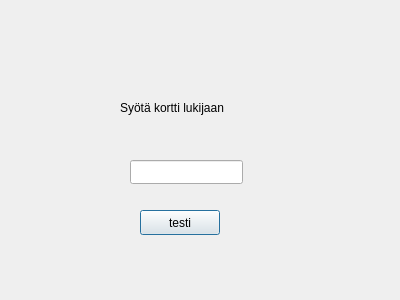
<?xml version="1.0" encoding="UTF-8"?>
<ui version="4.0">
 <class>login</class>
 <widget class="QDialog" name="login">
  <property name="geometry">
   <rect>
    <x>0</x>
    <y>0</y>
    <width>400</width>
    <height>300</height>
   </rect>
  </property>
  <property name="windowTitle">
   <string>Dialog</string>
  </property>
  <widget class="QLineEdit" name="lineEdit">
   <property name="geometry">
    <rect>
     <x>130</x>
     <y>160</y>
     <width>113</width>
     <height>24</height>
    </rect>
   </property>
  </widget>
  <widget class="QLabel" name="label">
   <property name="geometry">
    <rect>
     <x>120</x>
     <y>100</y>
     <width>121</width>
     <height>16</height>
    </rect>
   </property>
   <property name="text">
    <string>Syötä kortti lukijaan</string>
   </property>
  </widget>
  <widget class="QPushButton" name="BTN_testi">
   <property name="geometry">
    <rect>
     <x>140</x>
     <y>210</y>
     <width>80</width>
     <height>25</height>
    </rect>
   </property>
   <property name="text">
    <string>testi</string>
   </property>
  </widget>
 </widget>
 <resources/>
 <connections/>
</ui>
